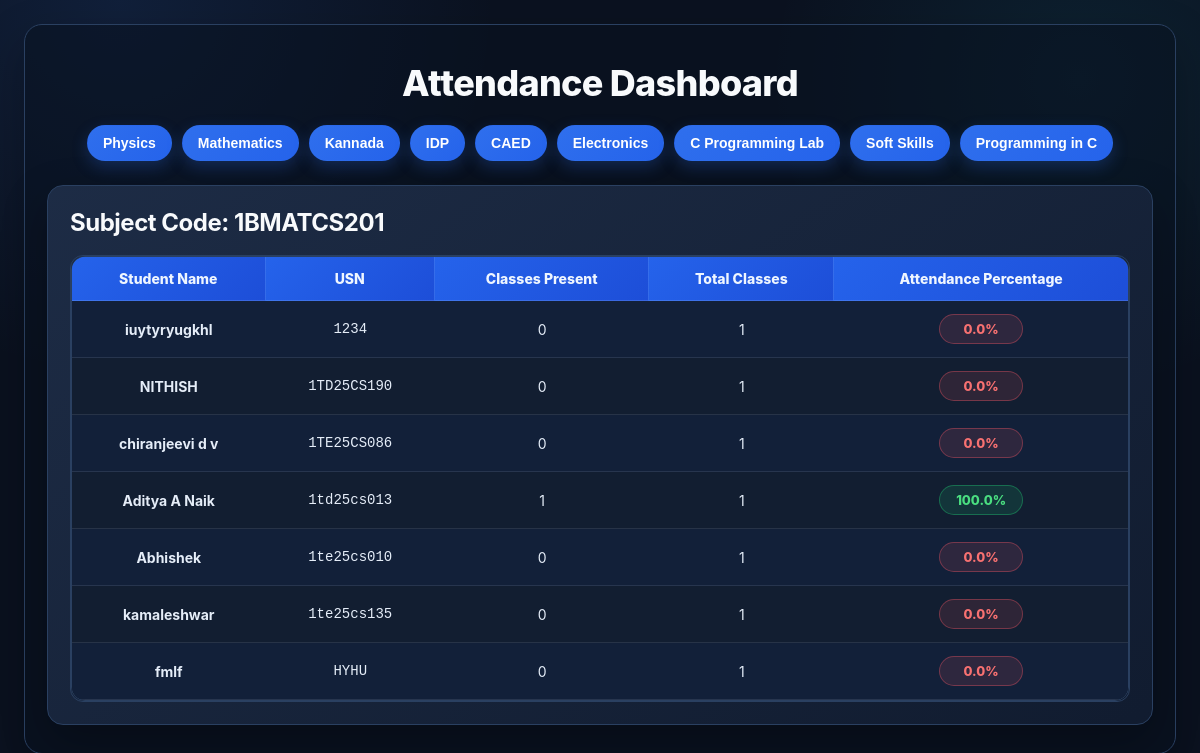
The page /attendance/1BMATCS201 (signed in) on the database its author committed.
### tables this page shows
CREATE TABLE students(

        usn TEXT PRIMARY KEY,
        name TEXT,
        photo BLOB

    );

### app_final_modified.py (the view)
@app.route("/attendance/<subject_code>")
def attendance_dashboard(subject_code):
    if "user" not in session:
        return redirect("/")
    conn = sqlite3.connect(DATABASE_PATH)
    conn.row_factory = sqlite3.Row
    try:
        c = conn.cursor()
        c.execute("""
            SELECT COUNT(*)
            FROM (
                SELECT DISTINCT date, period
                FROM attendance
                WHERE subject_code=?
            )
        """, (subject_code,))
        total_classes = int(c.fetchone()[0] or 0)
        c.execute("""
            SELECT
                s.usn,
                s.name,
                COUNT(
                    CASE
                        WHEN a.status='Present' THEN 1
                    END
                ) AS classes_present
            FROM students AS s
            LEFT JOIN attendance AS a
                ON s.usn=a.usn
               AND a.subject_code=?
            GROUP BY s.usn, s.name
            ORDER BY s.usn
        """, (subject_code,))
        rows = c.fetchall()
        attendance_data = []
        for row in rows:
            present = int(row["classes_present"] or 0)
            percentage = (
                round((present / total_classes) * 100, 2)
                if total_classes > 0
                else 0
            )
            attendance_data.append({
                "name": row["name"],
                "usn": row["usn"],
                "present": present,
                "total": total_classes,
                "percentage": percentage,
            })
        return render_template(
            "attendance.html",
            students=attendance_data,
            subject_code=subject_code,
        )
    finally:
        conn.close()

### templates/attendance.html (shortened to what this page needs)
<!DOCTYPE html>
<html lang="en">
<head>
<link rel="stylesheet"
      href="{{ url_for('static', filename='style.css') }}">
</head>
<body>
<div class="attendance-page">
    <h1 class="page-title">
        Attendance Dashboard
    </h1>
    <div class="subjects">
        <a href="/attendance/1BPHYCS202">
            <button type="button" class="subject-btn">
                Physics
            </button>
        </a>
        <a href="/attendance/1BMATCS201">
            <button type="button" class="subject-btn">
                Mathematics
            </button>
        </a>
        <a href="/attendance/1BSK209">
            <button type="button" class="subject-btn">
                Kannada
            </button>
        </a>
        <a href="/attendance/1BPRJ208">
            <button type="button" class="subject-btn">
                IDP
            </button>
        </a>
        <a href="/attendance/1BCEDCS203">
            <button type="button" class="subject-btn">
                CAED
            </button>
        </a>
        <a href="/attendance/1BESC204B">
            <button type="button" class="subject-btn">
                Electronics
            </button>
        </a>
        <a href="/attendance/1BPICL206">
            <button type="button" class="subject-btn">
                C Programming Lab
            </button>
        </a>
        <a href="/attendance/1BSK209">
            <button type="button" class="subject-btn">
                Soft Skills
            </button>
        </a>
        <a href="/attendance/1BPIC205">
            <button type="button" class="subject-btn">
                Programming in C
            </button>
        </a>
    </div>
    <div class="dashboard">
        <h2>
            Subject Code: {{ subject_code }}
        </h2>
        <div class="table-wrapper">
            <table>
                <thead>
                    <tr>
                        <th>Student Name</th>
                        <th>USN</th>
                        <th>Classes Present</th>
                        <th>Total Classes</th>
                        <th>Attendance Percentage</th>
                    </tr>
                </thead>
                <tbody>
                    {% for s in students %}
                    <tr>
                        <td class="student-name">
                            {{ s.name }}
                        </td>
                        <td class="usn">
                            {{ s.usn }}
                        </td>
                        <td>
                            {{ s.present }}
                        </td>
                        <td>
                            {{ s.total }}
                        </td>
                        <td>
                            {% if s.percentage >= 85 %}
                            <span class="percentage-badge percentage-good">
                                {{ "%.1f"|format(s.percentage) }}%
                            </span>
                            {% elif s.percentage >= 75 %}
                            <span class="percentage-badge percentage-average">
                                {{ "%.1f"|format(s.percentage) }}%
                            </span>
                            {% else %}
                            <span class="percentage-badge percentage-low">
                                {{ "%.1f"|format(s.percentage) }}%
                            </span>
                            {% endif %}
                        </td>
                    </tr>
                    {% else %}
                    <tr>
                        <td colspan="5" class="empty-message">
                            No attendance data is available for this subject.
                        </td>
                    </tr>
                    {% endfor %}
                </tbody>
            </table>
        </div>
    </div>
</div>
</body>
</html>

### static/style.css (style rules this page uses)
:root { --bg:#0b1220; --bg-2:#0f172a; --panel:#111c30; --panel-2:#17233a; --panel-3:#1e2d47; --border:#2b3b55; --text:#f8fafc; --muted:#a9b7cc; --primary:#3b82f6; --primary-2:#2563eb; --accent:#22d3ee; --success:#22c55e; --warning:#f59e0b; --danger:#ef4444; --shadow:0 18px 45px rgba(0,0,0,.28); --radius:16px; }
* { box-sizing:border-box }
html { scroll-behavior:smooth }
body { margin:0 !important; min-height:100vh; font-family:Inter,Segoe UI,Roboto,Arial,sans-serif !important; color:var(--text) !important; background: radial-gradient(circle at 10% 0%,rgba(59,130,246,.12),transparent 28%), radial-gradient(circle at 90% 10%,rgba(34,211,238,.08),transparent 24%), var(--bg) !important; animation:pageFade .35s ease-out; }
h1,h2,h3 { color:var(--text) !important;letter-spacing:-.02em }
a { transition:.22s ease }
.container,.dashboard,form,.card,.chart-container { background:linear-gradient(145deg,rgba(30,45,71,.95),rgba(17,28,48,.98)) !important; border:1px solid var(--border) !important; border-radius:var(--radius) !important; box-shadow:var(--shadow) !important; }
.dashboard { padding:22px !important }
button,.btn,.add,.add-btn,.edit-btn,.delete-btn,.button-link,.subject-btn,input[type="submit"] { display:inline-flex; align-items:center; justify-content:center; gap:8px; border:1px solid transparent !important; border-radius:10px !important; padding:10px 16px !important; font-weight:700 !important; text-decoration:none !important; color:#fff !important; cursor:pointer; background:linear-gradient(135deg,var(--primary),var(--primary-2)) !important; box-shadow:0 8px 20px rgba(37,99,235,.22); transition:transform .2s ease,box-shadow .2s ease,filter .2s ease,border-color .2s ease !important; }
table { width:100% !important; border-collapse:separate !important; border-spacing:0 !important; color:var(--text) !important; background:rgba(11,20,36,.72) !important; border:1px solid var(--border) !important; border-radius:14px !important; overflow:hidden; }
th { position:sticky; top:0; z-index:2; padding:13px 12px !important; text-align:center; color:#eff6ff !important; background:linear-gradient(135deg,#2563eb,#1d4ed8) !important; border-bottom:1px solid rgba(255,255,255,.12) !important; white-space:nowrap; }
td { padding:13px 12px !important; text-align:center; color:#e5edf8 !important; border-bottom:1px solid rgba(148,163,184,.16) !important; }
tr:nth-child(even) td { background:rgba(30,41,59,.36) }
.subjects { gap:10px !important;margin:18px 0 24px !important }
.subject-btn { border-radius:999px !important;padding:9px 15px !important }
.percentage-good { color:#4ade80 !important;font-weight:800 }
.percentage-low { color:#f87171 !important;font-weight:800 }

### rows shown on the page
students: name "iuytyryugkhl", usn "1234", present "0", total "1", percentage "0.0"
students: name "NITHISH", usn "1TD25CS190", present "0", total "1", percentage "0.0"
students: name "chiranjeevi d v", usn "1TE25CS086", present "0", total "1", percentage "0.0"
students: name "Aditya A Naik", usn "1td25cs013", present "1", total "1", percentage "100.0"
students: name "Abhishek", usn "1te25cs010", present "0", total "1", percentage "0.0"
students: name "kamaleshwar", usn "1te25cs135", present "0", total "1", percentage "0.0"
students: name "fmlf", usn "HYHU", present "0", total "1", percentage "0.0"

### other values the page prints
{{ subject_code }} "1BMATCS201"
